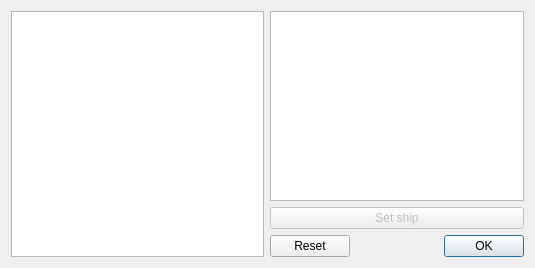
<?xml version="1.0" encoding="UTF-8"?>
<ui version="4.0">
 <class>GamePrepareWidget</class>
 <widget class="QWidget" name="GamePrepareWidget">
  <property name="geometry">
   <rect>
    <x>0</x>
    <y>0</y>
    <width>535</width>
    <height>268</height>
   </rect>
  </property>
  <layout class="QHBoxLayout" name="horizontalLayout">
   <item>
    <widget class="QTableView" name="tableViewShips">
     <property name="selectionMode">
      <enum>QAbstractItemView::ContiguousSelection</enum>
     </property>
     <attribute name="horizontalHeaderDefaultSectionSize">
      <number>25</number>
     </attribute>
     <attribute name="verticalHeaderDefaultSectionSize">
      <number>25</number>
     </attribute>
    </widget>
   </item>
   <item>
    <layout class="QVBoxLayout" name="verticalLayout">
     <item>
      <widget class="QListWidget" name="listWidgetShips"/>
     </item>
     <item>
      <widget class="QPushButton" name="pushButtonSetShip">
       <property name="enabled">
        <bool>false</bool>
       </property>
       <property name="text">
        <string>Set ship</string>
       </property>
      </widget>
     </item>
     <item>
      <widget class="QDialogButtonBox" name="buttonBox">
       <property name="orientation">
        <enum>Qt::Horizontal</enum>
       </property>
       <property name="standardButtons">
        <set>QDialogButtonBox::Ok|QDialogButtonBox::Reset</set>
       </property>
      </widget>
     </item>
    </layout>
   </item>
  </layout>
 </widget>
 <resources/>
 <connections/>
</ui>
